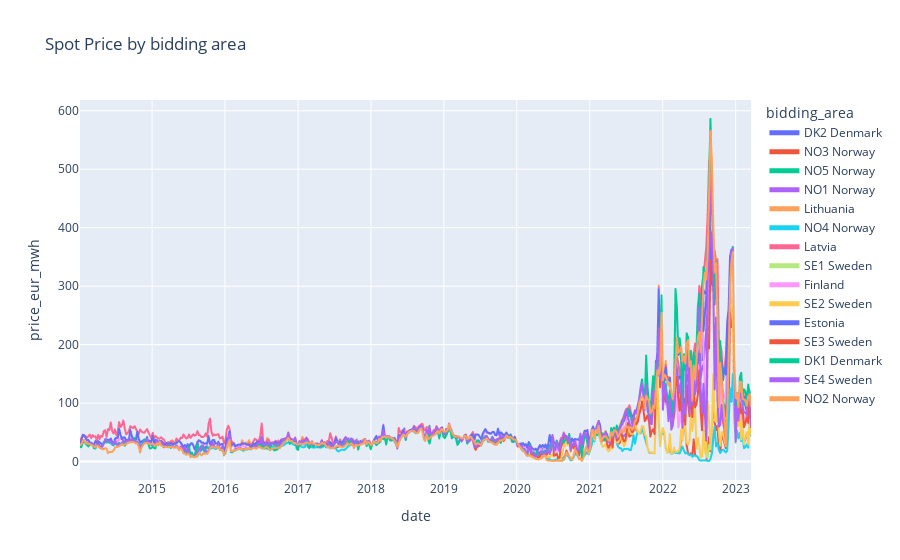

Source (notebook cell):
### Code cell
prices_by_week = prices_by_week.sort_values(by=['date'])
fig = px.line(prices_by_week, x='date', y='price_eur_mwh', color='bidding_area', title=f'Spot Price by bidding area')
fig.update_layout(legend= {'itemsizing': 'constant'})
fig.update_traces(marker_size=2)
fig.show(width=1400, height=500)

### Figure 1 — Plotly figure (JSON) as saved in the notebook; plotly's stock layout.template omitted (floating-point values rounded to 4 significant figures; data arrays with more than 128 entries replaced by an {"elided": "..."} marker saying what was removed)
{"data": [{"hovertemplate": "bidding_area=DK2 Denmark<br>date=%{x}<br>price_eur_mwh=%{y}<extra></extra>", "legendgroup": "DK2 Denmark", "line": {"color": "#636efa", "dash": "solid"}, "marker": {"symbol": "circle", "size": 2}, "mode": "lines", "name": "DK2 Denmark", "showlegend": true, "x": {"elided": "481 str values"}, "xaxis": "x", "y": {"elided": "481 float values"}, "yaxis": "y", "type": "scattergl"}, {"hovertemplate": "bidding_area=NO3 Norway<br>date=%{x}<br>price_eur_mwh=%{y}<extra></extra>", "legendgroup": "NO3 Norway", "line": {"color": "#EF553B", "dash": "solid"}, "marker": {"symbol": "circle", "size": 2}, "mode": "lines", "name": "NO3 Norway", "showlegend": true, "x": {"elided": "962 str values"}, "xaxis": "x", "y": {"elided": "962 float values"}, "yaxis": "y", "type": "scattergl"}, {"hovertemplate": "bidding_area=NO5 Norway<br>date=%{x}<br>price_eur_mwh=%{y}<extra></extra>", "legendgroup": "NO5 Norway", "line": {"color": "#00cc96", "dash": "solid"}, "marker": {"symbol": "circle", "size": 2}, "mode": "lines", "name": "NO5 Norway", "showlegend": true, "x": {"elided": "481 str values"}, "xaxis": "x", "y": {"elided": "481 float values"}, "yaxis": "y", "type": "scattergl"}, {"hovertemplate": "bidding_area=NO1 Norway<br>date=%{x}<br>price_eur_mwh=%{y}<extra></extra>", "legendgroup": "NO1 Norway", "line": {"color": "#ab63fa", "dash": "solid"}, "marker": {"symbol": "circle", "size": 2}, "mode": "lines", "name": "NO1 Norway", "showlegend": true, "x": {"elided": "481 str values"}, "xaxis": "x", "y": {"elided": "481 float values"}, "yaxis": "y", "type": "scattergl"}, {"hovertemplate": "bidding_area=Lithuania<br>date=%{x}<br>price_eur_mwh=%{y}<extra></extra>", "legendgroup": "Lithuania", "line": {"color": "#FFA15A", "dash": "solid"}, "marker": {"symbol": "circle", "size": 2}, "mode": "lines", "name": "Lithuania", "showlegend": true, "x": {"elided": "481 str values"}, "xaxis": "x", "y": {"elided": "481 float values"}, "yaxis": "y", "type": "scattergl"}, {"hovertemplate": "bidding_area=NO4 Norway<br>date=%{x}<br>price_eur_mwh=%{y}<extra></extra>", "legendgroup": "NO4 Norway", "line": {"color": "#19d3f3", "dash": "solid"}, "marker": {"symbol": "circle", "size": 2}, "mode": "lines", "name": "NO4 Norway", "showlegend": true, "x": {"elided": "481 str values"}, "xaxis": "x", "y": {"elided": "481 float values"}, "yaxis": "y", "type": "scattergl"}, {"hovertemplate": "bidding_area=Latvia<br>date=%{x}<br>price_eur_mwh=%{y}<extra></extra>", "legendgroup": "Latvia", "line": {"color": "#FF6692", "dash": "solid"}, "marker": {"symbol": "circle", "size": 2}, "mode": "lines", "name": "Latvia", "showlegend": true, "x": {"elided": "481 str values"}, "xaxis": "x", "y": {"elided": "481 float values"}, "yaxis": "y", "type": "scattergl"}, {"hovertemplate": "bidding_area=SE1 Sweden<br>date=%{x}<br>price_eur_mwh=%{y}<extra></extra>", "legendgroup": "SE1 Sweden", "line": {"color": "#B6E880", "dash": "solid"}, "marker": {"symbol": "circle", "size": 2}, "mode": "lines", "name": "SE1 Sweden", "showlegend": true, "x": {"elided": "481 str values"}, "xaxis": "x", "y": {"elided": "481 float values"}, "yaxis": "y", "type": "scattergl"}, {"hovertemplate": "bidding_area=Finland<br>date=%{x}<br>price_eur_mwh=%{y}<extra></extra>", "legendgroup": "Finland", "line": {"color": "#FF97FF", "dash": "solid"}, "marker": {"symbol": "circle", "size": 2}, "mode": "lines", "name": "Finland", "showlegend": true, "x": {"elided": "481 str values"}, "xaxis": "x", "y": {"elided": "481 float values"}, "yaxis": "y", "type": "scattergl"}, {"hovertemplate": "bidding_area=SE2 Sweden<br>date=%{x}<br>price_eur_mwh=%{y}<extra></extra>", "legendgroup": "SE2 Sweden", "line": {"color": "#FECB52", "dash": "solid"}, "marker": {"symbol": "circle", "size": 2}, "mode": "lines", "name": "SE2 Sweden", "showlegend": true, "x": {"elided": "481 str values"}, "xaxis": "x", "y": {"elided": "481 float values"}, "yaxis": "y", "type": "scattergl"}, {"hovertemplate": "bidding_area=Estonia<br>date=%{x}<br>price_eur_mwh=%{y}<extra></extra>", "legendgroup": "Estonia", "line": {"color": "#636efa", "dash": "solid"}, "marker": {"symbol": "circle", "size": 2}, "mode": "lines", "name": "Estonia", "showlegend": true, "x": {"elided": "481 str values"}, "xaxis": "x", "y": {"elided": "481 float values"}, "yaxis": "y", "type": "scattergl"}, {"hovertemplate": "bidding_area=SE3 Sweden<br>date=%{x}<br>price_eur_mwh=%{y}<extra></extra>", "legendgroup": "SE3 Sweden", "line": {"color": "#EF553B", "dash": "solid"}, "marker": {"symbol": "circle", "size": 2}, "mode": "lines", "name": "SE3 Sweden", "showlegend": true, "x": {"elided": "481 str values"}, "xaxis": "x", "y": {"elided": "481 float values"}, "yaxis": "y", "type": "scattergl"}, {"hovertemplate": "bidding_area=DK1 Denmark<br>date=%{x}<br>price_eur_mwh=%{y}<extra></extra>", "legendgroup": "DK1 Denmark", "line": {"color": "#00cc96", "dash": "solid"}, "marker": {"symbol": "circle", "size": 2}, "mode": "lines", "name": "DK1 Denmark", "showlegend": true, "x": {"elided": "481 str values"}, "xaxis": "x", "y": {"elided": "481 float values"}, "yaxis": "y", "type": "scattergl"}, {"hovertemplate": "bidding_area=SE4 Sweden<br>date=%{x}<br>price_eur_mwh=%{y}<extra></extra>", "legendgroup": "SE4 Sweden", "line": {"color": "#ab63fa", "dash": "solid"}, "marker": {"symbol": "circle", "size": 2}, "mode": "lines", "name": "SE4 Sweden", "showlegend": true, "x": {"elided": "481 str values"}, "xaxis": "x", "y": {"elided": "481 float values"}, "yaxis": "y", "type": "scattergl"}, {"hovertemplate": "bidding_area=NO2 Norway<br>date=%{x}<br>price_eur_mwh=%{y}<extra></extra>", "legendgroup": "NO2 Norway", "line": {"color": "#FFA15A", "dash": "solid"}, "marker": {"symbol": "circle", "size": 2}, "mode": "lines", "name": "NO2 Norway", "showlegend": true, "x": {"elided": "481 str values"}, "xaxis": "x", "y": {"elided": "481 float values"}, "yaxis": "y", "type": "scattergl"}], "layout": {"xaxis": {"anchor": "y", "domain": [0.0, 1.0], "title": {"text": "date"}}, "yaxis": {"anchor": "x", "domain": [0.0, 1.0], "title": {"text": "price_eur_mwh"}}, "legend": {"title": {"text": "bidding_area"}, "tracegroupgap": 0, "itemsizing": "constant"}, "title": {"text": "Spot Price by bidding area"}}}
